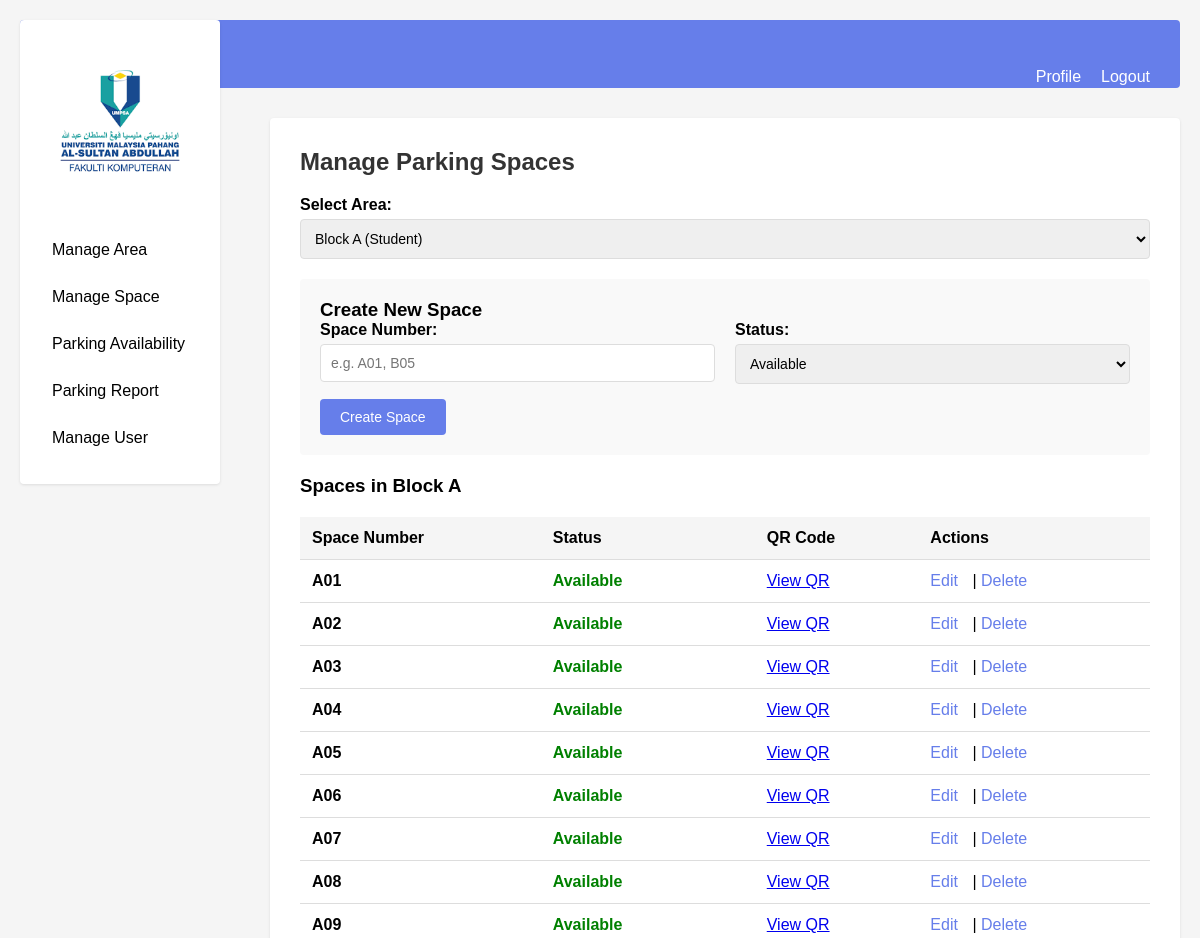
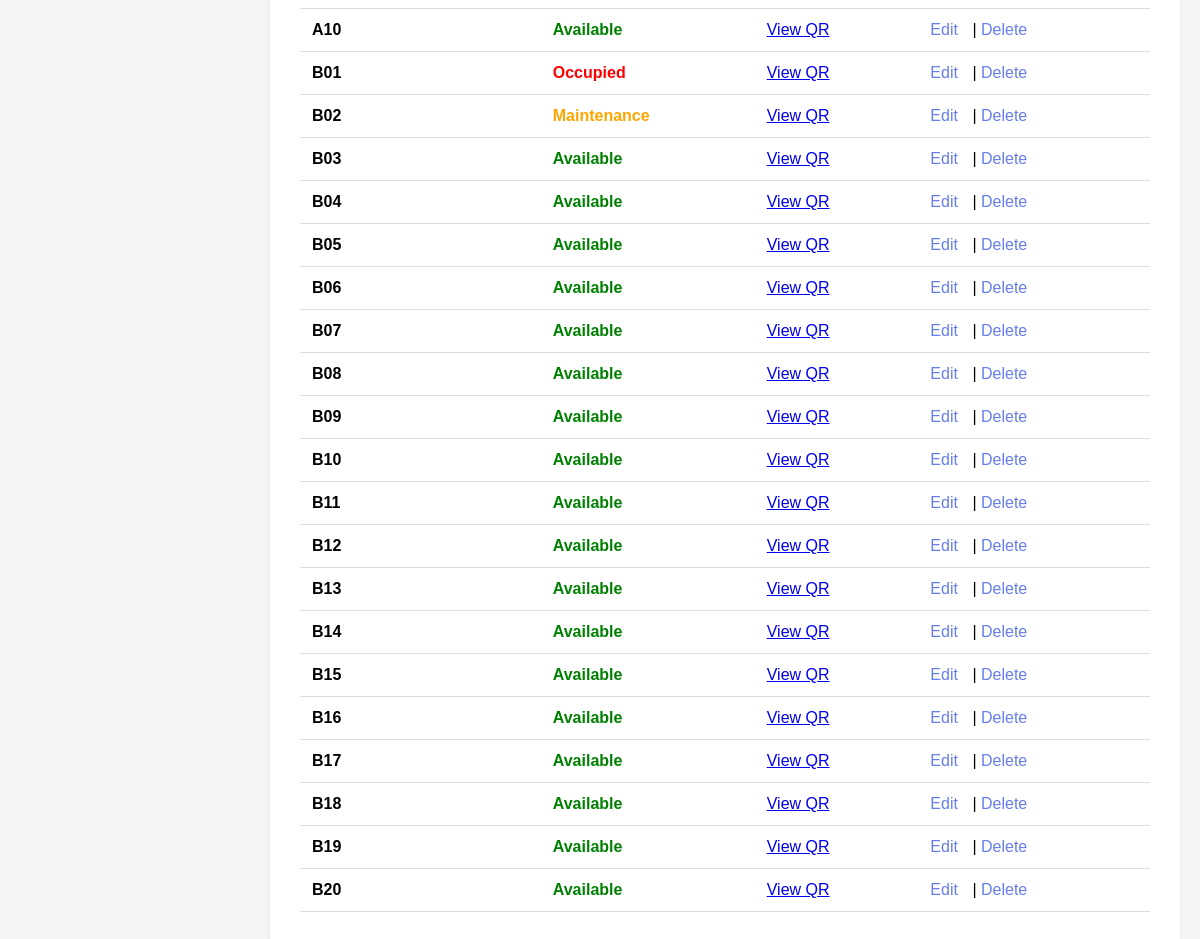
Page /Module2/admin_manage_spaces.php?area_id=1 (signed in) on the committed database (2 pictures, top to bottom).
### tables this page shows
CREATE TABLE `parking_area` (
  `Area_id` int(11) NOT NULL,
  `Area_name` varchar(50) NOT NULL,
  `Category` enum('Student','Staff','Event','Visitor') NOT NULL
);

CREATE TABLE `parking_space` (
  `Space_id` int(11) NOT NULL,
  `Area_id` int(11) NOT NULL,
  `Space_num` varchar(10) NOT NULL,
  `Space_qrCode` text DEFAULT NULL,
  `Current_status` enum('Available','Occupied','Maintenance') DEFAULT 'Available'
);

### Module2/admin_manage_spaces.php (the view, shortened to what this page needs)
<?php
require_once '../config.php';
$areas = mysqli_query($conn, "SELECT * FROM parking_area ORDER BY Area_name");
$selected_area = $_GET['area_id'] ?? null;
$spaces = null;
if ($selected_area) {
    $selected_area = (int)$selected_area;
    $spaces = mysqli_query($conn, "SELECT * FROM parking_space WHERE Area_id = '$selected_area' ORDER BY Space_num");
}
$edit_space = null;
?>
<!DOCTYPE html>
<html lang="en">
<head>
</head>
<body>
    <header>
        <h1>FKPark</h1>
        <div class="navbar1">
            <a href="../Module1/admin_view_profile.php">Profile</a>
            <a href="../logout.php">Logout</a>
        </div>
    </header>
    <div class="sidebar">
        <img class="logo" src="../photo/logoUmpsa.png" alt="Logo">
        <a href="../Module2/admin_list_area.php">Manage Area</a>
        <a href="../Module2/admin_manage_spaces.php">Manage Space</a>
        <a href="../Module2/admin_view.php">Parking Availability</a>
        <a href="../Module 3/admin_parking_report.php">Parking Report</a>
        <a href="../Module1/admin_list_users.php">Manage User</a>
    </div>
    <div class="container">
        <h2>Manage Parking Spaces</h2>
        <div class="form-group">
            <label>Select Area:</label>
            <select onchange="window.location.href='?area_id=' + this.value">
                <?php
                mysqli_data_seek($areas, 0);
                while ($area = mysqli_fetch_assoc($areas)):
                ?>
                    <option value="<?php echo $area['Area_id']; ?>" <?php echo ($selected_area == $area['Area_id']) ? 'selected' : ''; ?>>
                        <?php echo $area['Area_name']; ?> (<?php echo $area['Category']; ?>)
                    </option>
                <?php endwhile; ?>
            </select>
        </div>
        <?php if ($selected_area): ?>
            <div style="background: #f9f9f9; padding: 20px; border-radius: 4px; margin: 20px 0;">
                <h3><?php echo isset($edit_space) ? 'Edit Space' : 'Create New Space'; ?></h3>
                <form method="POST">
                    <div class="form-row">
                        <div class="form-group">
                            <label>Space Number:</label>
                            <input type="text" name="space_num"
                                   value="<?php echo isset($edit_space) ? htmlspecialchars($edit_space['Space_num']) : ''; ?>"
                                   placeholder="e.g. A01, B05" required>
                        </div>
                        <div class="form-group">
                            <label>Status:</label>
                            <select name="status">
                                <option value="Available" <?php echo (isset($edit_space) && $edit_space['Current_status'] == 'Available') ? 'selected' : ''; ?>>Available</option>
                            </select>
                        </div>
                    </div>
                    <button type="submit" name="<?php echo isset($edit_space) ? 'update_space' : 'create_space'; ?>">
                        <?php echo isset($edit_space) ? 'Update Space' : 'Create Space'; ?>
                    </button>
                </form>
            </div>
            <h3>Spaces in <?php echo htmlspecialchars(mysqli_fetch_assoc(mysqli_query($conn, "SELECT Area_name FROM parking_area WHERE Area_id = '$selected_area'"))['Area_name']); ?></h3>
            <?php
            if ($spaces && mysqli_num_rows($spaces) > 0):
            ?>
                <table>
                    <thead>
                        <tr>
                            <th>Space Number</th>
                            <th>Status</th>
                            <th>QR Code</th>
                            <th>Actions</th>
                        </tr>
                    </thead>
                    <tbody>
                        <?php while ($space = mysqli_fetch_assoc($spaces)): ?>
                        <tr>
                            <td><strong><?php echo htmlspecialchars($space['Space_num']); ?></strong></td>
                            <td>
                                <span class="status-<?php echo strtolower($space['Current_status']); ?>">
                                    <?php echo ucfirst($space['Current_status']); ?>
                                </span>
                            </td>
                            <td>
                                <?php if ($space['Space_qrCode']): ?>
                                    <a href="<?php echo htmlspecialchars($space['Space_qrCode']); ?>" target="_blank">View QR</a>
                                <?php endif; ?>
                            </td>
                            <td class="actions">
                                <a href="?area_id=<?php echo $selected_area; ?>&edit_id=<?php echo $space['Space_id']; ?>">Edit</a> |
                                <a href="?area_id=<?php echo $selected_area; ?>&delete_id=<?php echo $space['Space_id']; ?>"
                                   class="delete-link"
                                   onclick="return confirm('Delete this space?');">Delete</a>
                            </td>
                        </tr>
                        <?php endwhile; ?>
                    </tbody>
                </table>
            <?php else: ?>
                <p>No spaces in this area yet. Create one above!</p>
            <?php endif; ?>
        <?php endif; ?>
    </div>
</body>
</html>

### Module2/admin_manage_spaces.php (style rules this page uses)
* { margin: 0; padding: 0; box-sizing: border-box; }
body { font-family: Arial, sans-serif; background: #f5f5f5; padding: 20px; }
header { background: #667eea; color: white; padding: 20px 30px; margin-bottom: 30px; border-radius: 4px; }
header h1 { font-size: 24px; }
.navbar1 { float: right; display: flex; gap: 20px; }
.navbar1 a { color: white; text-decoration: none; }
.sidebar { width: 200px; position: fixed; top: 20px; left: 20px; background: white; padding: 20px; border-radius: 4px; box-shadow: 0 1px 3px rgba(0,0,0,0.1); }
.sidebar a { display: block; padding: 12px; margin: 5px 0; color: black; text-decoration: none; border-radius: 4px; }
.logo { width: 100%; margin-bottom: 20px; }
.container { margin-left: 250px; max-width: 1000px; background: white; padding: 30px; border-radius: 4px; box-shadow: 0 1px 3px rgba(0,0,0,0.1); }
h2 { margin-bottom: 20px; color: #333; }
.form-group { margin-bottom: 15px; }
label { display: block; margin-bottom: 5px; font-weight: bold; }
input, select { width: 100%; padding: 10px; border: 1px solid #ddd; border-radius: 4px; font-size: 14px; }
button { background: #667eea; color: white; padding: 10px 20px; border: none; border-radius: 4px; cursor: pointer; font-size: 14px; }
table { width: 100%; border-collapse: collapse; margin-top: 20px; }
th, td { padding: 12px; text-align: left; border-bottom: 1px solid #ddd; }
th { background: #f5f5f5; font-weight: bold; }
.actions a { margin-right: 10px; color: #667eea; text-decoration: none; }
.delete-link { color: red; }
.form-row { display: grid; grid-template-columns: 1fr 1fr; gap: 20px; }
.status-available { color: green; font-weight: bold; }
.status-maintenance { color: orange; font-weight: bold; }
.status-occupied { color: red; font-weight: bold; }

### rows in the picture
parking_area: Area_name "Block A"
parking_space: Space_num "A01", Current_status "Available"
parking_space: Space_num "A02", Current_status "Available"
parking_space: Space_num "A03", Current_status "Available"
parking_space: Space_num "A04", Current_status "Available"
parking_space: Space_num "A05", Current_status "Available"
parking_space: Space_num "A06", Current_status "Available"
parking_space: Space_num "A07", Current_status "Available"
parking_space: Space_num "A08", Current_status "Available"
parking_space: Space_num "A09", Current_status "Available"
parking_space: Space_num "A10", Current_status "Available"
parking_space: Space_num "B01", Current_status "Occupied"
parking_space: Space_num "B02", Current_status "Maintenance"
parking_space: Space_num "B03", Current_status "Available"
parking_space: Space_num "B04", Current_status "Available"
parking_space: Space_num "B05", Current_status "Available"
parking_space: Space_num "B06", Current_status "Available"
parking_space: Space_num "B07", Current_status "Available"
parking_space: Space_num "B08", Current_status "Available"
parking_space: Space_num "B09", Current_status "Available"
parking_space: Space_num "B10", Current_status "Available"
parking_space: Space_num "B11", Current_status "Available"
parking_space: Space_num "B12", Current_status "Available"
parking_space: Space_num "B13", Current_status "Available"
parking_space: Space_num "B14", Current_status "Available"
parking_space: Space_num "B15", Current_status "Available"
parking_space: Space_num "B16", Current_status "Available"
parking_space: Space_num "B17", Current_status "Available"
parking_space: Space_num "B18", Current_status "Available"
parking_space: Space_num "B19", Current_status "Available"
parking_space: Space_num "B20", Current_status "Available"

### other values in the picture
form field value "Block A (Student)"
